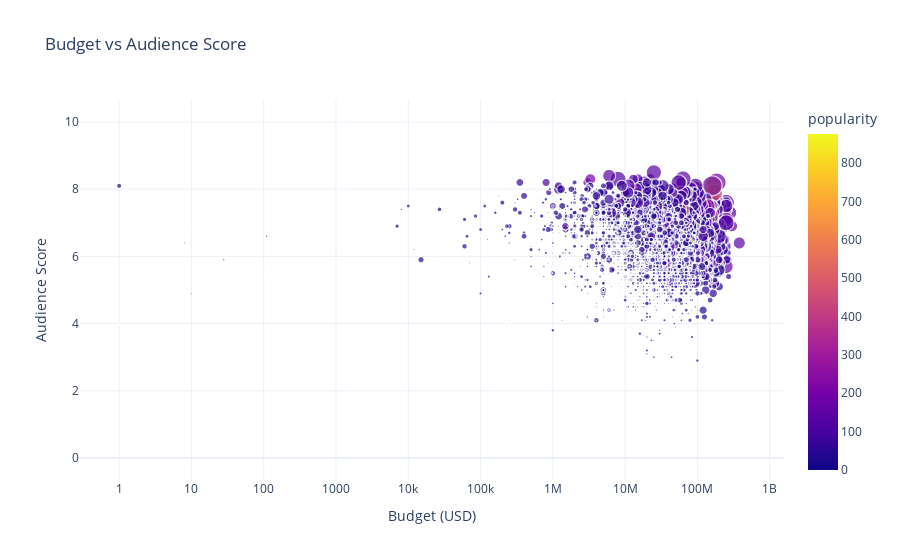

Source (notebook cell):
### Code cell
fig4 = px.scatter(
    df_final,
    x='budget',
    y='vote_average',
    color='popularity',
    size='vote_count',
    title='Budget vs Audience Score',
    labels={'budget': 'Budget (USD)', 'vote_average': 'Audience Score'},
    hover_name='title',
    log_x=True 
)
fig4.update_layout(template='plotly_white')
fig4.show()

### Figure 1 — Plotly figure (JSON) as saved in the notebook; plotly's stock layout.template omitted (floating-point values rounded to 4 significant figures; data arrays with more than 128 entries replaced by an {"elided": "..."} marker saying what was removed)
{"data": [{"hovertemplate": "<b>%{hovertext}</b><br><br>Budget (USD)=%{x}<br>Audience Score=%{y}<br>vote_count=%{marker.size}<br>popularity=%{marker.color}<extra></extra>", "hovertext": {"elided": "4805 str values"}, "legendgroup": "", "marker": {"color": {"elided": "4805 float values"}, "coloraxis": "coloraxis", "size": {"elided": "4805 int values"}, "sizemode": "area", "sizeref": 34.38, "symbol": "circle"}, "mode": "markers", "name": "", "showlegend": false, "type": "scattergl", "x": {"elided": "4805 int values"}, "xaxis": "x", "y": {"elided": "4805 float values"}, "yaxis": "y"}], "layout": {"coloraxis": {"colorbar": {"title": {"text": "popularity"}}, "colorscale": [[0, "#0d0887"], [0.1111, "#46039f"], [0.2222, "#7201a8"], [0.3333, "#9c179e"], [0.4444, "#bd3786"], [0.5556, "#d8576b"], [0.6667, "#ed7953"], [0.7778, "#fb9f3a"], [0.8889, "#fdca26"], [1, "#f0f921"]]}, "legend": {"itemsizing": "constant", "tracegroupgap": 0}, "title": {"text": "Budget vs Audience Score"}, "xaxis": {"anchor": "y", "domain": [0, 1], "title": {"text": "Budget (USD)"}, "type": "log"}, "yaxis": {"anchor": "x", "domain": [0, 1], "title": {"text": "Audience Score"}}}}
